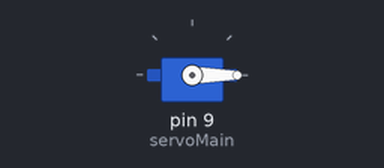
Bench run of a sketch on a simulated Arduino Uno, built with avr-gcc and run on an emulated ATmega328P. Parts: servo.

Above: at 0.05 s.
Timing chart, 0 to 3.5 s (numbered marks = the images above):
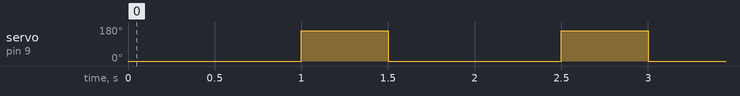

The sketch:

fixedservo_for_hc.ino
```cpp
#include<Servo.h>
Servo servoMain; // Define our Servo

void setup()
{
   servoMain.attach(9); // servo on digital pin 10
   servoMain.write(90);
}

void loop()
{
   servoMain.write(0);
   delay(1000);
   servoMain.write(160);
   delay(500);
}
```

Measured:
- by itself, servo on pin 9 (servoMain): alternates 160° for 0.50 s and 0° for 1.0 s
